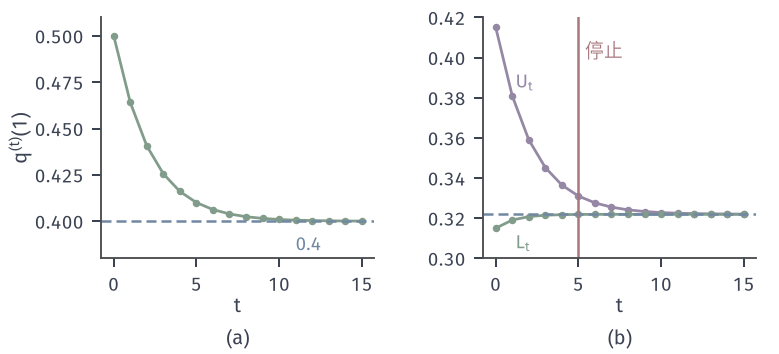

Reproduce this figure in Python.
from pathlib import Path
import sys
HERE = Path(__file__).resolve().parent
sys.path.insert(0, str(HERE.parent/"dcc-common"))
from dcc_fig import *
# Blahut-Arimoto on the Z-channel from q^(0) = (1/2, 1/2).
# (a) iterate q^(t)(1) (green) approaching the optimum 0.4 (blue dashed);
# (b) upper bound U_t = max_x D(W_x || p_t) (purple), lower bound L_t = log2 sum_x q_t(x) 2^{D_x} (green) and the
#     capacity log2(5/4) (blue dashed); red line = first round with U_t - L_t <= 0.01.
T = 16; R = ba(Z, np.array([.5, .5]), T); C = np.log2(1.25)
t = np.arange(T); q1 = np.array([r[0][1] for r in R]); L = np.array([r[3] for r in R]); U = np.array([r[4] for r in R])
stop = int(np.argmax(U-L <= .01))
fig, axs = figure(width_mm=110, height_mm=50, ncols=2)
panel(fig, left=.13, right=.97, top=.95, bottom=.27, wspace=.4)
ax = axs[0]
ax.plot(t, q1, 'o-', color=GREEN, lw=1.1, ms=3, mew=0); ax.axhline(.4, color=BLUE, lw=1.0, ls=DASH)
lab(ax, 11, .392, r'$0.4$', BLUE, va='top'); ax.set_xlabel(r'$t$', labelpad=1); ax.set_ylabel(r'$q^{(t)}(1)$', labelpad=1); ax.set_ylim(.38, .51)
ax = axs[1]
ax.plot(t, U, 'o-', color=PURPLE, lw=1.1, ms=3, mew=0); ax.plot(t, L, 'o-', color=GREEN, lw=1.1, ms=3, mew=0)
ax.axhline(C, color=BLUE, lw=1.0, ls=DASH); ax.axvline(stop, color=RED, lw=1.0)
lab(ax, 1.2, .385, r'$U_t$', PURPLE); lab(ax, 1.2, .305, r'$L_t$', GREEN); lab(ax, stop+.4, .4, '停止', RED)
ax.set_xlabel(r'$t$', labelpad=1); ax.set_ylim(.30, .42)
tags(fig, axs)
save(fig, HERE, 'figure', {'C': float(C), 'stop_round': stop, 'rounds': [{'t': int(i), 'q1': float(q1[i]), 'L': float(L[i]), 'U': float(U[i])} for i in range(8)]})
